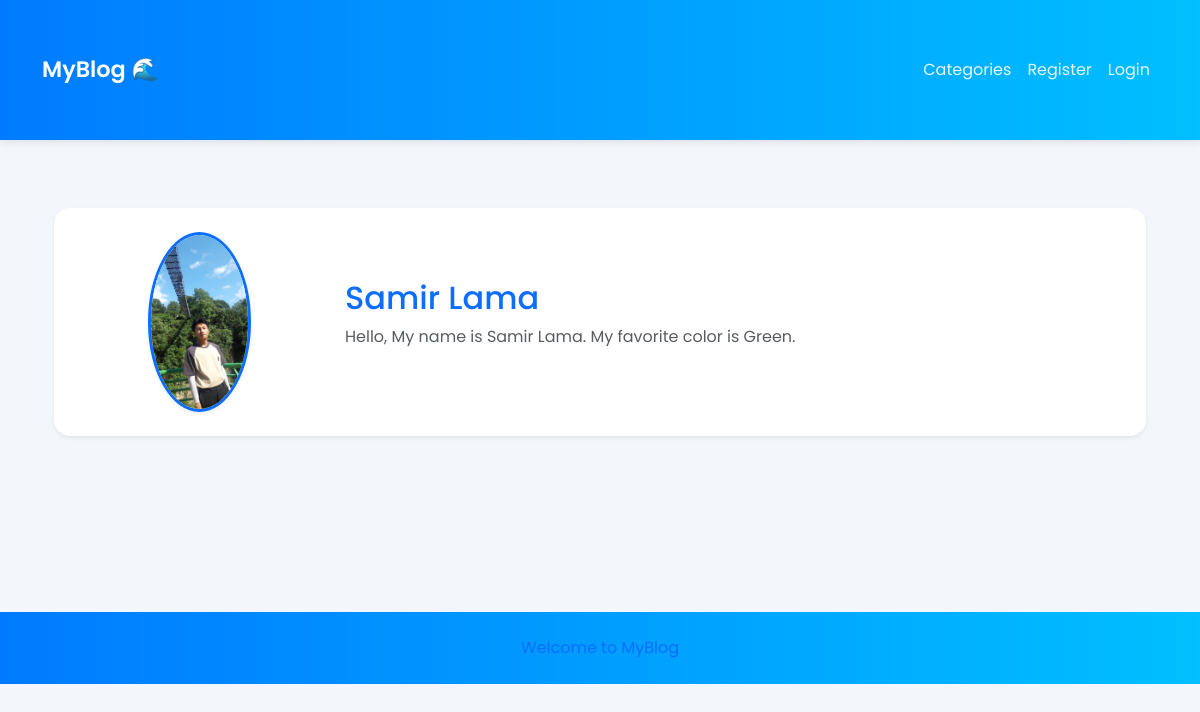
/members/1/profile/, run on the app's committed database.
### theblog/models.py (models this page shows, shortened)
class Profile(models.Model):
   user = models.OneToOneField(User,null=True, on_delete=models.CASCADE)
   bio = models.TextField()
   profile_pic = models.ImageField(null=True, blank=True, upload_to="images/profile/")
   instagram_url = models.CharField(max_length=255, null= True, blank= True)
   facebook_url = models.CharField(max_length=255, null= True, blank= True)
   twitter_url = models.CharField(max_length=255, null= True, blank= True)
   website_url = models.CharField(max_length=255, null= True, blank= True)
   pinterest_url = models.CharField(max_length=255, null= True, blank= True)

### members/views.py (the view)
# urls.py: path('<int:pk>/profile/',ShowProfilepageView.as_view(), name="show_profile_page"),
class ShowProfilepageView(generic.DetailView):
  model = Profile
  template_name = 'registration/user_profile.html'
  def get_context_data(self, *args, **kwargs):
   context = super(ShowProfilepageView, self).get_context_data(*args,**kwargs)
   page_user = get_object_or_404(Profile, id=self.kwargs['pk'])
   context["page_user"] = page_user
   return context

### members/templates/registration/user_profile.html (shortened to what this page needs)
{% extends "base.html" %}
{% load static %}
{% block content %}
<div class="container mt-5 mb-5">
  <div class="card shadow-sm border-0 p-4">
    <div class="row align-items-center g-4">
      <div class="col-md-3 text-center">
        {% if page_user.profile_pic %}
          <img src="{{ page_user.profile_pic.url }}" alt="Profile Picture"
               class="rounded-circle img-fluid border border-3 border-primary shadow-sm"
               style="max-width: 180px; height: 180px; object-fit: cover;">
        {% else %}
          <img src="{% static 'theblog/images/default pic.jpg' %}" alt="Default Profile Picture"
               class="rounded-circle img-fluid border border-3 border-primary shadow-sm"
               style="max-width: 180px; height: 180px; object-fit: cover;">
        {% endif %}
      </div>
      <div class="col-md-9">
        <h2 class="text-primary mb-2">
          {{ page_user.user.first_name }} {{ page_user.user.last_name }}
        </h2>
        {% if page_user.bio %}
          <p class="text-muted">{{ page_user.bio }}</p>
        {% endif %}
      </div>
    </div>
  </div>
</div>
{% endblock %}

### theblog/templates/base.html (style rules this page uses)
body { font-family: 'Poppins', sans-serif; background-color: #f3f7fb; color: #212529; }
.container { padding-top: 2.5rem; padding-bottom: 2.5rem; }
.card { border: none; box-shadow: 0 3px 10px rgba(0,0,0,0.05); border-radius: 1rem; }

### data on the page
Profile: profile_pic (picture), user.first_name "Samir", user.last_name "Lama", bio "Hello, My name is Samir Lama. My favorite color is Green."
